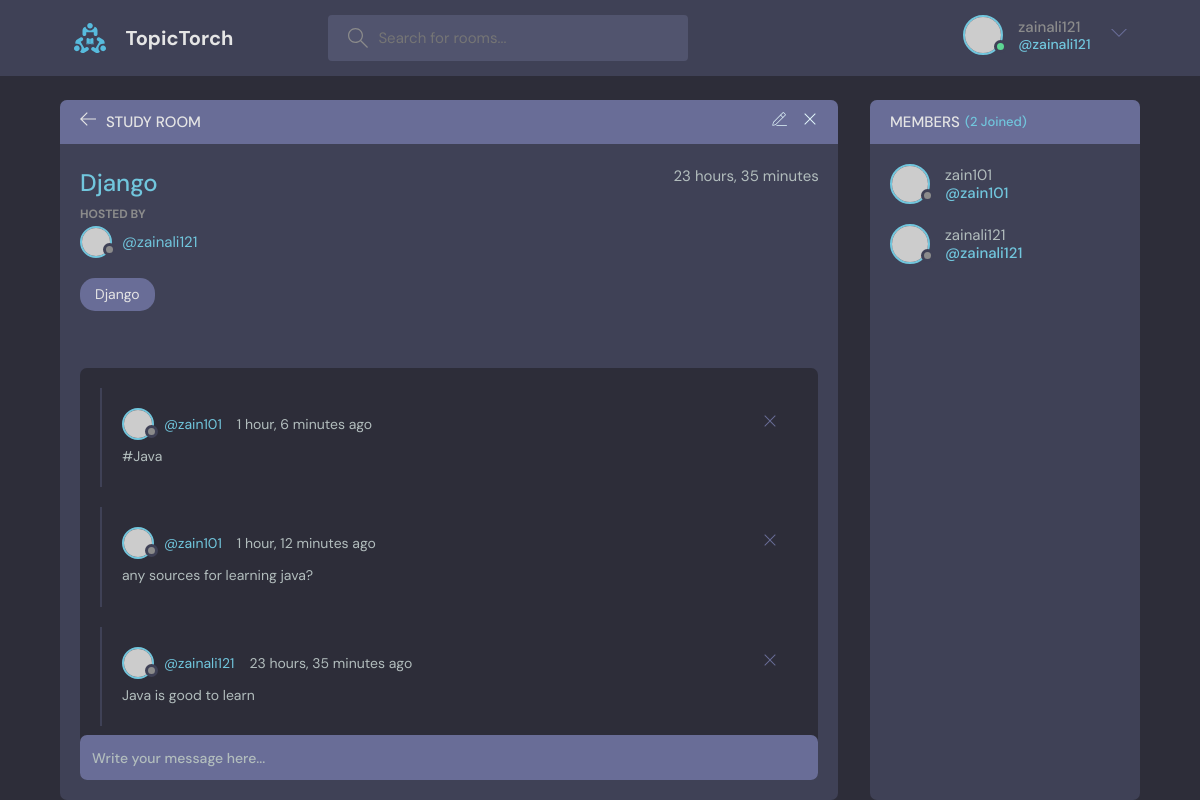
The page /room/9/ (signed in) on the database its author committed.
### base/models.py (models this page shows, shortened)
class Room(models.Model):
    host = models.ForeignKey(User, on_delete=models.SET_NULL, null=True)
    members = models.ManyToManyField(User, related_name='members', blank=True)
    topic = models.ForeignKey(Topic, on_delete=models.SET_NULL, null=True)
    name = models.CharField(max_length=200)
    desc = models.TextField(null=True, blank=True)
    updated = models.DateTimeField(auto_now=True)
    created = models.DateTimeField(auto_now_add=True)
    class Meta:      # for maintaining the order
        ordering = ['-updated', '-created']

class Topic(models.Model):
    name = models.CharField(max_length=200)
    def __str__(self):
        return self.name

class Message(models.Model):
    user = models.ForeignKey(User, on_delete=models.CASCADE)
    room = models.ForeignKey(Room, on_delete=models.CASCADE)
    body = models.TextField()
    updated = models.DateTimeField(auto_now=True)
    created = models.DateTimeField(auto_now_add=True)
    class Meta:      # for maintaining the order
        ordering = ['-updated', '-created']

### base/views.py (the view, shortened to what this page needs)
# urls.py: path('room/<str:pk>/', views.room, name='room'),
def room(request, pk):
    room = Room.objects.get(id = pk)
    room_messages = room.message_set.all()
    members = room.members.all()
    context = {'room': room, 'room_messages': room_messages, 'members':members}
    return render(request, 'base/room.html', context)

### base/templates/base/room.html (shortened to what this page needs)
{% extends 'main.html' %}
{% block content %}
<main class="profile-page layout layout--2">
    <div class="container">
      <div class="room">
        <div class="room__top">
          <div class="room__topLeft">
            <a href="{% url 'home' %}">
              <svg version="1.1" xmlns="http://www.w3.org/2000/svg" width="32" height="32" viewBox="0 0 32 32">
                <title>arrow-left</title>
                <path
                  d="M13.723 2.286l-13.723 13.714 13.719 13.714 1.616-1.611-10.96-10.96h27.625v-2.286h-27.625l10.965-10.965-1.616-1.607z"
                ></path>
              </svg>
            </a>
            <h3>Study Room</h3>
          </div>
          {% if request.user == room.host %}
          <div class="room__topRight">
            <a href="{% url 'update-room' room.id %}">
            </a>
            <a href="{% url 'delete-room' room.id %}">
              <svg version="1.1" xmlns="http://www.w3.org/2000/svg" width="32" height="32" viewBox="0 0 32 32">
                <title>remove</title>
                <path
                  d="M27.314 6.019l-1.333-1.333-9.98 9.981-9.981-9.981-1.333 1.333 9.981 9.981-9.981 9.98 1.333 1.333 9.981-9.98 9.98 9.98 1.333-1.333-9.98-9.98 9.98-9.981z"
                ></path>
              </svg>
            </a>
          </div>
          {% endif %}
        </div>
        <div class="room__box scroll">
          <div class="room__header scroll">
            <div class="room__info">
              <h3>{{room.name}}</h3>
              <span>{{room.created|timesince}}</span>
            </div>
            <div class="room__hosted">
              <p>Hosted By</p>
              <a href="{% url 'user-profile' room.host.id %}" class="room__author">
                <div class="avatar avatar--small">
                  <img src="https://randomuser.me/api/portraits/men/37.jpg" />
                </div>
                <span>@{{room.host}}</span>
              </a>
            </div>
            <span class="room__topics">{{room.topic}}</span>
          </div>
          <div class="room__conversation">
            <div class="threads scroll">
                {% for message in room_messages %}
              <div class="thread">
                <div class="thread__top">
                  <div class="thread__author">
                    <a href="{% url 'user-profile' message.user.id  %}" class="thread__authorInfo">
                      <div class="avatar avatar--small">
                        <img src="https://randomuser.me/api/portraits/men/37.jpg" />
                      </div>
                      <span>@{{message.user}}</span>
                    </a>
                    <span class="thread__date">{{message.created|timesince}} ago</span>
                  </div>
                  <div class="thread__delete">
                    <svg version="1.1" xmlns="http://www.w3.org/2000/svg" width="32" height="32" viewBox="0 0 32 32">
                      <title>remove</title>
                      <path
                        d="M27.314 6.019l-1.333-1.333-9.98 9.981-9.981-9.981-1.333 1.333 9.981 9.981-9.981 9.98 1.333 1.333 9.981-9.98 9.98 9.98 1.333-1.333-9.98-9.98 9.98-9.981z"
                      ></path>
                    </svg>
                  </div>
                </div>
                <div class="thread__details">
                  {{message.body}}
                </div>
              </div>
              {% endfor %}
            </div>
          </div>
        </div>
        {% if request.user.is_authenticated %}
        <div class="room__message">
          <form method="post" action="">
            <input name="body" placeholder="Write your message here..." />
        </form>
        </div>
        {% endif %}
      </div>
      <div class="participants">
        <h3 class="participants__top">Members <span>({{room.members.all.count}} Joined)</span></h3>
        <div class="participants__list scroll">
            {% for member in members %}
          <a href="{% url 'user-profile' member.id %}" class="participant">
            <div class="avatar avatar--medium">
              <img src="https://randomuser.me/api/portraits/men/37.jpg" />
            </div>
            <p>
              {{member.username}}
              <span>@{{member.username}}</span>
            </p>
          </a>
          {% endfor %}
        </div>
      </div>
    </div>
  </main>
{% endblock content %}

### templates/navbar.html (shortened to what this page needs)
{% load static %}
<header class="header header--loggedIn">
    <div class="container">
      <a href="{% url 'home' %}" class="header__logo">
        <img src="{% static 'images/logo.svg' %}" />
        <h1>TopicTorch</h1>
      </a>
      <form method="get" action="{% url 'home' %}" class="header__search">
        <label>
          <input name="query" placeholder="Search for rooms..." />
        </label>
      </form>
      <nav class="header__menu">
        {% if request.user.is_authenticated %}
        <div class="header__user">
          <a href="profile.html">
            <div class="avatar avatar--medium active">
              <img src="https://randomuser.me/api/portraits/men/37.jpg" />
            </div>
            <p>{{request.user.username}} <span>@{{request.user.username}}</span></p>
          </a>
          <button class="dropdown-button">
            <svg version="1.1" xmlns="http://www.w3.org/2000/svg" width="32" height="32" viewBox="0 0 32 32">
              <title>chevron-down</title>
              <path d="M16 21l-13-13h-3l16 16 16-16h-3l-13 13z"></path>
            </svg>
          </button>
        </div>
        {% else %}
        <a href="{% url 'login' %}">
          <img src="{% static 'images/avatar.svg' %}" />
          <p>Login</p>
        </a>
        {% endif %}
      </nav>
    </div>
  </header>

### rows shown on the page
Room: name "Django", created "23 hours, 35 minutes", host "zainali121", topic "Django", members.all.count "2"
Message: user "zain101", created "1 hour, 6 minutes", body "#Java"
Message: user "zain101", created "1 hour, 12 minutes", body "any sources for learning java?"
Message: user "zainali121", created "23 hours, 35 minutes", body "Java is good to learn"

### other values the page prints
{{ request.user.username }} "zainali121"
{{ member.username }} "zain101"
{{ member.username }} "zainali121"
